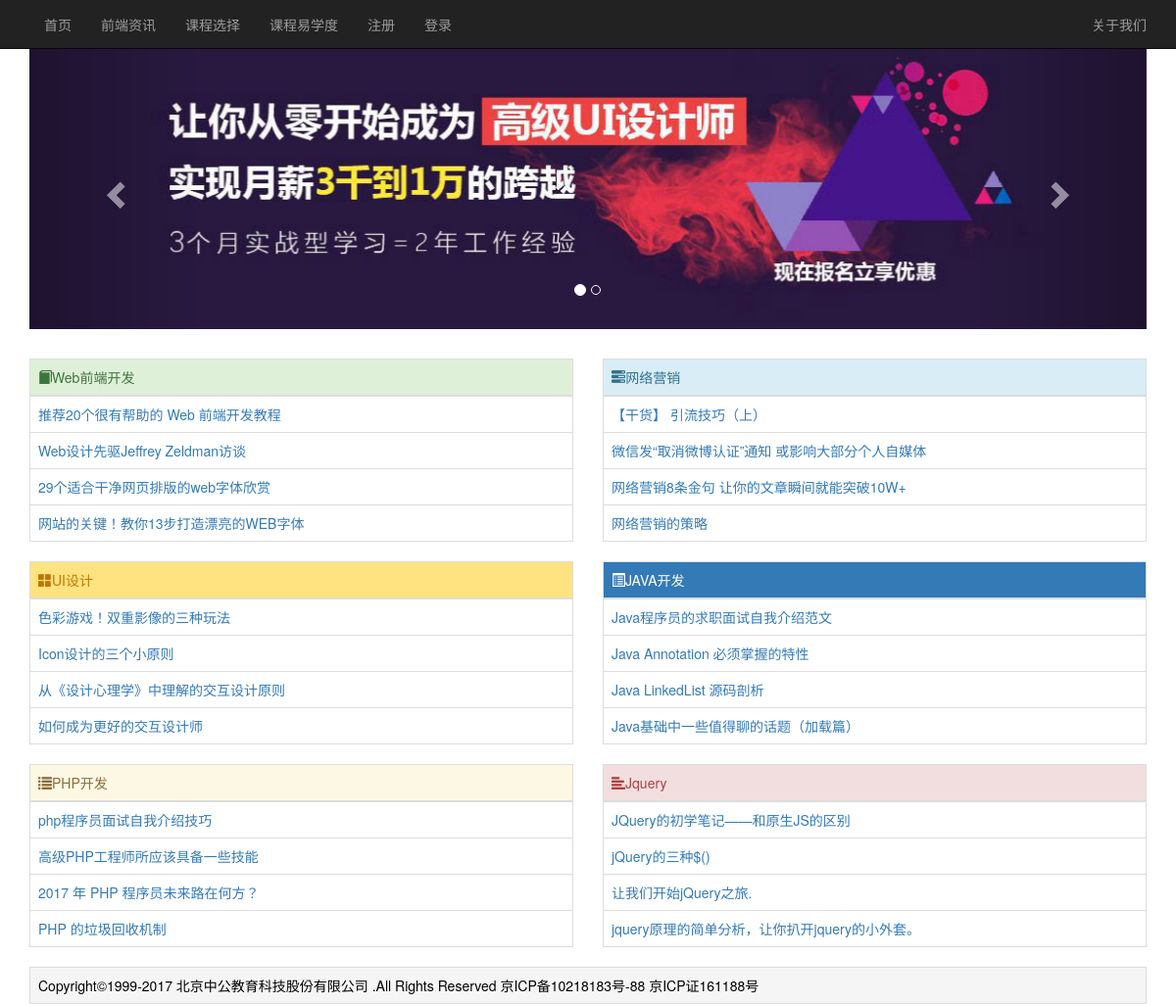
/info.php, run on the app's committed database.
### tables this page shows
CREATE TABLE IF NOT EXISTS `article` (
  `Id` int(11) NOT NULL AUTO_INCREMENT,
  `Title` varchar(100) NOT NULL COMMENT '标题',
  `s_Column` varchar(50) NOT NULL COMMENT '栏目',
  `s_Describe` varchar(300) NOT NULL COMMENT '描述',
  `ReleaseDate` varchar(40) NOT NULL COMMENT '发布日期',
  `KeyWord` varchar(50) NOT NULL COMMENT '关键词',
  `Content` text NOT NULL COMMENT '内容',
  `Thumbnail` varchar(200) NOT NULL COMMENT '缩略图',
  PRIMARY KEY (`Id`)
);

### info.php (the view, shortened to what this page needs)
<?php
	include "header.php";
	include "php/config.php";
	$conn = new mysqli($servername,$serveruser,$serverpass,$mydb);
	$web = "SELECT * FROM article where s_Column = 'Web前端开发' limit 0,4";
	$wresult = $conn->query($web);
	$ui = "SELECT * FROM article where s_Column = 'UI设计' limit 0,4";
	$uresult = $conn->query($ui);
	$php = "SELECT * FROM article where s_Column = 'PHP开发' limit 0,4";
	$presult = $conn->query($php);
	$sql = "SELECT * FROM article where s_Column = '网络营销' limit 0,4";
	$qresult = $conn->query($sql);
	$java = "SELECT * FROM article where s_Column = 'JAVA开发' limit 0,4";
	$jresult = $conn->query($java);
	$jquery = "SELECT * FROM article where s_Column = 'Jquery' limit 0,4";
	$jqresult = $conn->query($jquery);
?>
<div class="w1140" style="margin-top:30px">
	<div style="float:left;width:555px;">
	<table class="table table-bordered">
        <thead>
          <tr style="background:#dff0d8;color:#3c763d;">
            <td><span class="glyphicon glyphicon-book" aria-hidden="true"></span><a href="http://www.webp.com/doinfo.php?listid=1" style="color:#3c763d;">Web前端开发</a></td>
          </tr>
        </thead>
        <tbody>
            <?php
            	if($wresult->num_rows>0){
					while($wrow=$wresult->fetch_assoc()){
			?>
            <tr>
            	<td scope="row"><a href="http://www.webp.com/doabout.php?showid=<?php echo $wrow['Id']; ?>" target="_blank"><?php echo $wrow['Title'];?></a></td>
            </tr>
			<?php
            		};
				};
			?>
        </tbody>
	</table>
	<table class="table table-bordered">
        <thead>
          <tr style="background:#ffe380;color:#c17600;">
            <td><span class="glyphicon glyphicon-th-large" aria-hidden="true"></span><a href="http://www.webp.com/doinfo.php?listid=2" style="color:#c17600;">UI设计</a></td>
          </tr>
        </thead>
        <tbody>
        	<?php
				if($uresult->num_rows>0){
					while($urow=$uresult->fetch_assoc()){
			?>
            <tr>
            	<td scope="row"><a href="http://www.webp.com/doabout.php?showid=<?php echo $urow['Id']; ?>" target="_blank"><?php echo $urow['Title'];?></a></td>
            </tr>
            <?php
            		};
				};
			?>
        </tbody>
	</table>
    <table class="table table-bordered">
        <thead>
          <tr style="background:#fcf8e3;color:#8a6d3b;">
            <td><span class="glyphicon glyphicon-list" aria-hidden="true"></span><a href="http://www.webp.com/doinfo.php?listid=3" style="color:#8a6d3b;">PHP开发</a></td>
          </tr>
        </thead>
        <tbody>
          <?php
				if($presult->num_rows>0){
					while($prow=$presult->fetch_assoc()){
			?>
            <tr>
            	<td scope="row"><a href="http://www.webp.com/doabout.php?showid=<?php echo $prow['Id']; ?>" target="_blank"><?php echo $prow['Title'];?></a></td>
            </tr>
            <?php
            		};
				};
			?>
        </tbody>
	</table>
    </div>
    <div style="float:right;width:555px;">
	<table class="table table-bordered">
        <thead>
          <tr style="background:#d9edf7;color:#31708f;">
            <td><span class="glyphicon glyphicon-tasks" aria-hidden="true"></span><a href="http://www.webp.com/doinfo.php?listid=4" style="color:#31708f;">网络营销</a></td>
          </tr>
        </thead>
        <tbody>
          <?php
				if($qresult->num_rows>0){
					while($qrow=$qresult->fetch_assoc()){
			?>
            <tr>
            	<td scope="row"><a href="http://www.webp.com/doabout.php?showid=<?php echo $qrow['Id']; ?>" target="_blank"><?php echo $qrow['Title'];?></a></td>
            </tr>
            <?php
            		};
				};
			?>
        </tbody>
	</table>
	<table class="table table-bordered">
        <thead>
          <tr style="background:#337ab7;color:#fff;">
            <td><span class="glyphicon glyphicon-list-alt" aria-hidden="true"></span><a href="http://www.webp.com/doinfo.php?listid=5" style="color:#fff;">JAVA开发</a></td>
          </tr>
        </thead>
        <tbody>
          <?php
				if($jresult->num_rows>0){
					while($jrow=$jresult->fetch_assoc()){
			?>
            <tr>
            	<td scope="row"><a href="http://www.webp.com/doabout.php?showid=<?php echo $jrow['Id']; ?>" target="_blank"><?php echo $jrow['Title'];?></a></td>
            </tr>
            <?php
            		};
				};
			?>
        </tbody>
	</table>
    <table class="table table-bordered">
        <thead>
          <tr style="background:#f2dede;color:#a94442">
            <td><span class="glyphicon glyphicon-align-left" aria-hidden="true"></span><a href="http://www.webp.com/doinfo.php?listid=6" style=";color:#a94442">Jquery</a></td>
          </tr>
        </thead>
        <tbody>
          	<?php
				if($jqresult->num_rows>0){
					while($jrow=$jqresult->fetch_assoc()){
			?>
            <tr>
            	<td scope="row"><a href="http://www.webp.com/doabout.php?showid=<?php echo $jrow['Id']; ?>" target="_blank"><?php echo $jrow['Title'];?></a></td>
            </tr>
            <?php
            		};
				};
			?>
        </tbody>
	</table>
    </div>
</div>
<?php
	include "footer.php";
?>

### css/public.css (style rules this page uses)
* { padding:0;margin:0; }
.w1140 { width:1140px;margin:0 auto; }

### data on the page
article: Title "推荐20个很有帮助的 Web 前端开发教程"
article: Title "Web设计先驱Jeffrey Zeldman访谈"
article: Title "29个适合干净网页排版的web字体欣赏"
article: Title "网站的关键！教你13步打造漂亮的WEB字体"
article: Title "色彩游戏！双重影像的三种玩法"
article: Title "Icon设计的三个小原则"
article: Title "从《设计心理学》中理解的交互设计原则"
article: Title "如何成为更好的交互设计师"
article: Title "php程序员面试自我介绍技巧"
article: Title "高级PHP工程师所应该具备一些技能"
article: Title "2017 年 PHP 程序员未来路在何方？"
article: Title "PHP 的垃圾回收机制"
article: Title "【干货】 引流技巧（上）"
article: Title "微信发“取消微博认证”通知 或影响大部分个人自媒体"
article: Title "网络营销8条金句 让你的文章瞬间就能突破10W+"
article: Title "网络营销的策略"
article: Title "Java程序员的求职面试自我介绍范文"
article: Title "Java Annotation 必须掌握的特性"
article: Title "Java LinkedList 源码剖析"
article: Title "Java基础中一些值得聊的话题（加载篇）"
article: Title "JQuery的初学笔记——和原生JS的区别"
article: Title "jQuery的三种$()"
article: Title "让我们开始jQuery之旅."
article: Title "jquery原理的简单分析，让你扒开jquery的小外套。"
